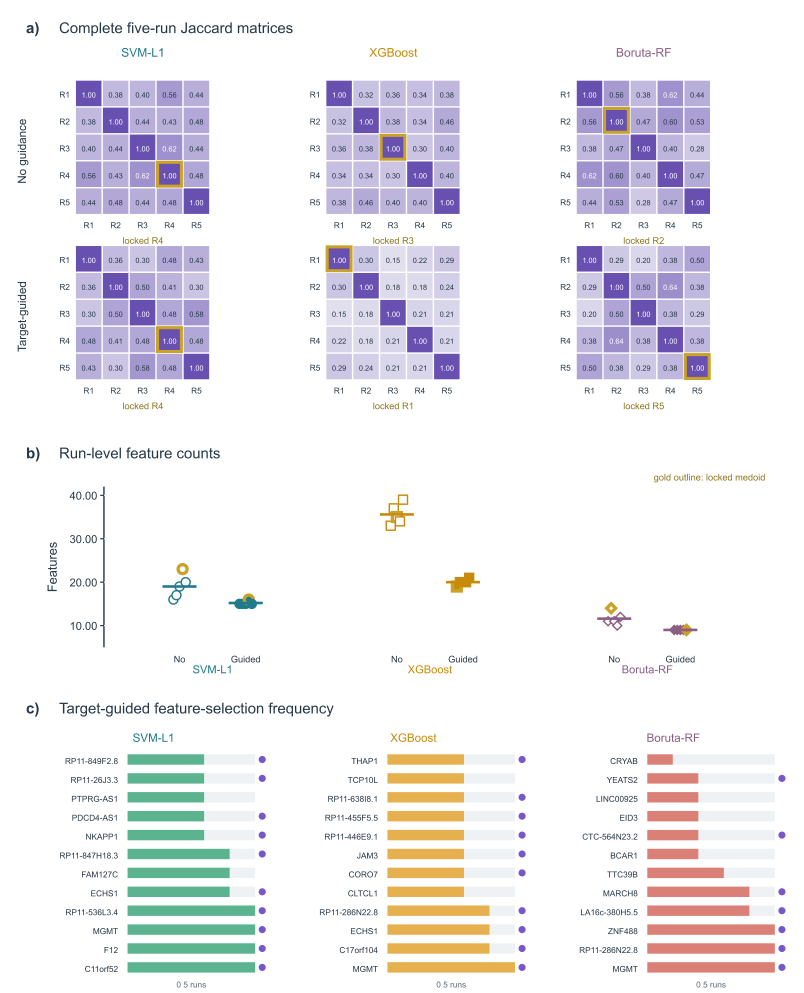
#> input picture manuscript/latex_v14_overleaf/figures/figure_s8.png, 4016 x 4961 px (shown at 1/5 size)
$ python prepare_170mm_figure_assets.py
#> lines starting #> are read from the running program, lines starting #| are printed output that depends on the picture; after the words box and inside, x2 and y2 are one past the last pixel; in counts of white or black regions, pixels touching at a corner belong together
from __future__ import annotations

import hashlib
import json
from pathlib import Path

from PIL import Image, ImageChops


HERE = Path(__file__).resolve().parent
V11 = HERE.parent
FIGURES = V11 / "figures"
OUT = V11 / "revision_outputs" / "V11_170MM_PRESENTATION_ASSET_HASHES.json"


def digest(path: Path) -> str:
    return hashlib.sha256(path.read_bytes()).hexdigest()


def tight_white_crop(image: Image.Image, padding: int = 24) -> Image.Image:
#> called with padding = 24
    rgb = image.convert("RGB")
    background = Image.new("RGB", rgb.size, "white")
#> background: PIL image 4016x2140 RGB; every value is 255
    difference = ImageChops.difference(rgb, background).convert("L")
    difference = difference.point(lambda value: 255 if value > 8 else 0)
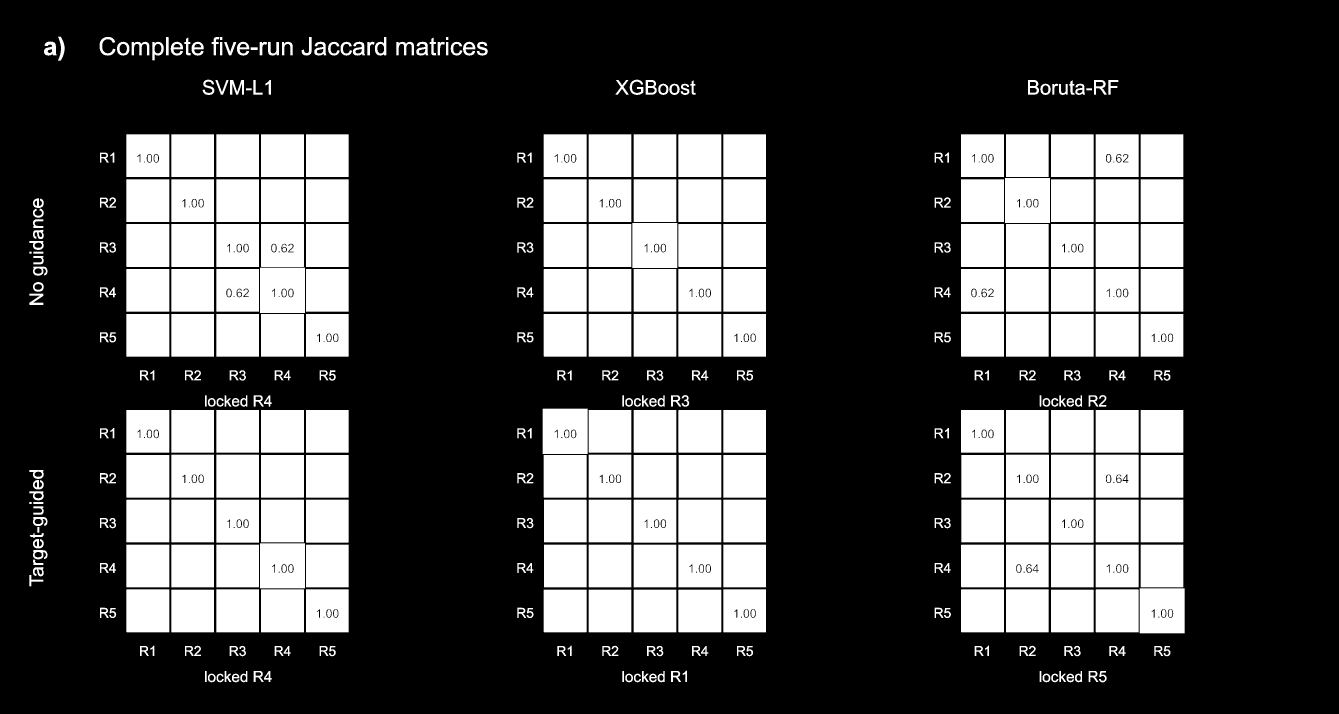
#> difference: PIL image 4016x2140 L (shown at 1/3 size); 29.9% white; 474 white regions, largest, box (x1, y1, x2, y2) and area: (1628, 1226, 1763, 1362) 17600, (780, 803, 915, 939) 17597, (780, 1630, 915, 1765) 17459
    box = difference.getbbox()
#> box = (88, 110, 3554, 2047)
    if box is None:
        raise ValueError("Cannot crop an all-white image")
    left, top, right, bottom = box
#> left = 88; top = 110; right = 3554; bottom = 2047
    return rgb.crop(
        (
            max(0, left - padding),
            max(0, top - padding),
            min(rgb.width, right + padding),
            min(rgb.height, bottom + padding),
        )
    )


def save(image: Image.Image, name: str) -> dict[str, object]:
    path = FIGURES / name
    image.save(path, format="PNG", dpi=(600, 600), optimize=True)
    return {"path": path.relative_to(V11).as_posix(), "sha256": digest(path), "pixels": list(image.size)}


def main() -> None:
    s8_source = FIGURES / "figure_s8.png"
    s19_source = FIGURES / "figure_s19.png"

    s8 = Image.open(s8_source).convert("RGB")
    s8_split = 2140
    if not (0 < s8_split < s8.height):
        raise ValueError("Invalid S8 split")
    s8_a = tight_white_crop(s8.crop((0, 0, s8.width, s8_split)))
    s8_bc = tight_white_crop(s8.crop((0, s8_split, s8.width, s8.height)))
#> in tight_white_crop (call 2), `background = Image.new("RGB", rgb.size, "white")`: background: PIL image 4016x2821 RGB; every value is 255
#> in tight_white_crop (call 2), `difference = difference.point(lambda value: 255 if value > 8 else 0)`: difference: PIL image 4016x2821 L; 12.8% white; 560 white regions, largest, box (x1, y1, x2, y2) and area: (637, 2387, 1276, 2440) 33867, (637, 2576, 1276, 2629) 33867, (3236, 2576, 3875, 2629) 33867
    s19 = Image.open(s19_source).convert("RGB")
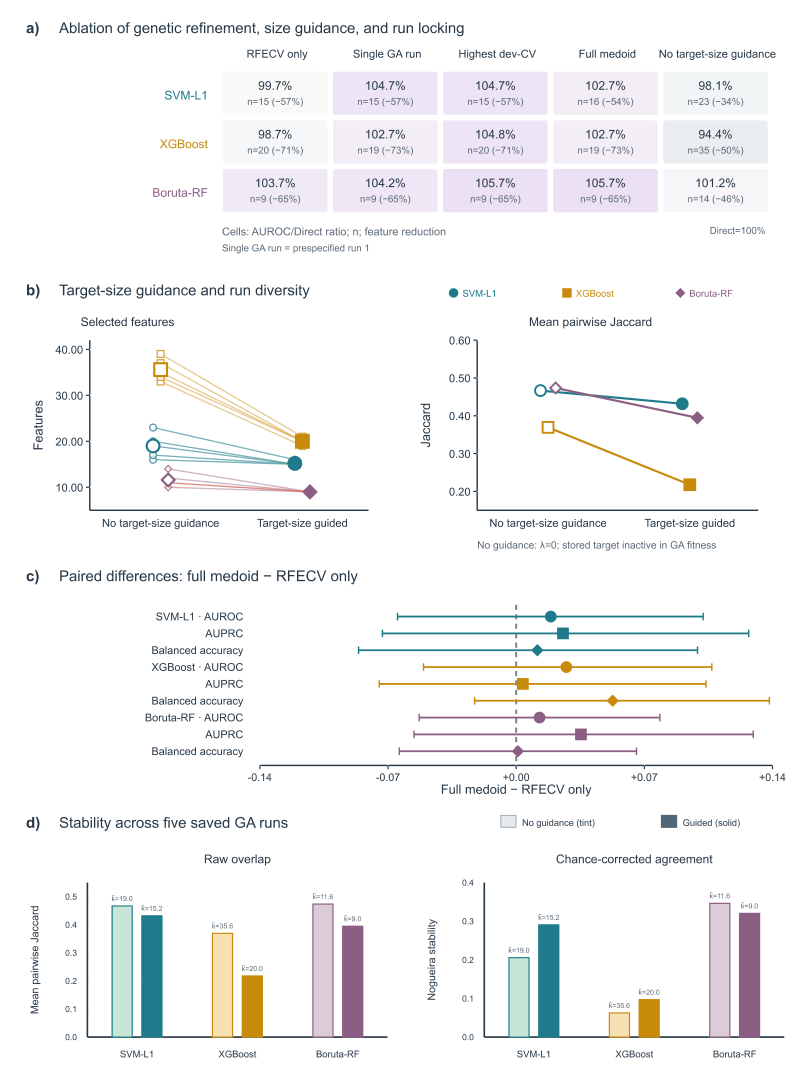
#> input picture manuscript/latex_v14_overleaf/figures/figure_s19.png, 4016 x 5398 px (shown at 1/5 size)
    # Split only in the blank band between panels b and c.  The former 2530-px
    # boundary cut panel b above its condition labels and carried those labels
    # onto the continued page.
    split = 2800
    if not (0 < split < s19.height):
        raise ValueError("Invalid S19 split")
    s19_ab = tight_white_crop(s19.crop((0, 0, s19.width, split)))
#> call 3 of tight_white_crop, with padding = 24
#> in tight_white_crop (call 3), `background = Image.new("RGB", rgb.size, "white")`: background: PIL image 4016x2800 RGB; every value is 255
#> in tight_white_crop (call 3), `difference = difference.point(lambda value: 255 if value > 8 else 0)`:
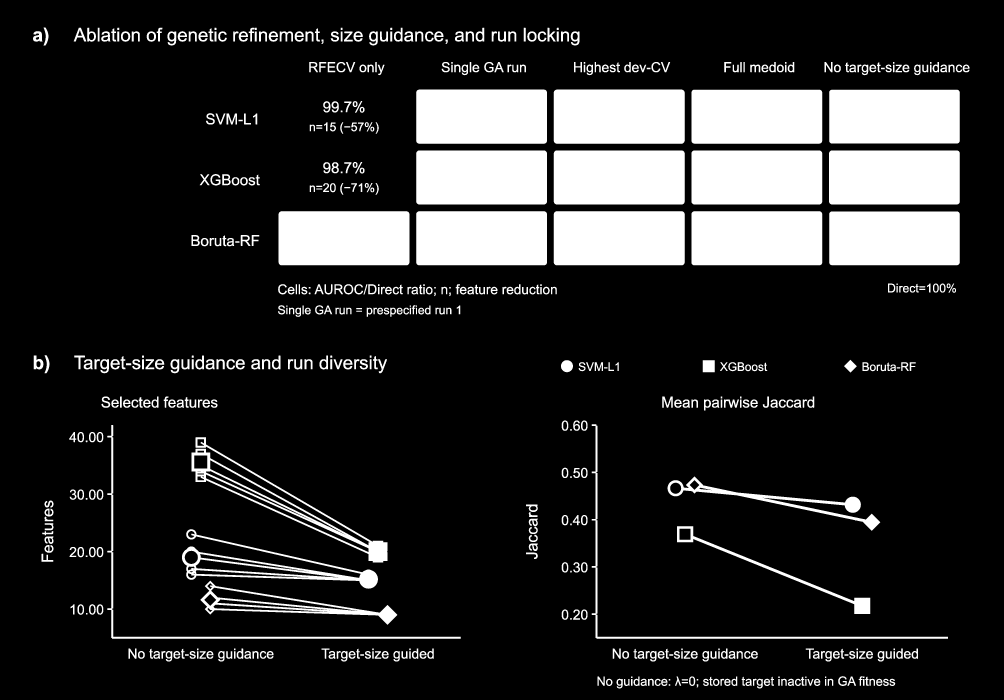
#> difference: PIL image 4016x2800 L (shown at 1/4 size); 16.7% white; 602 white regions, largest, box (x1, y1, x2, y2) and area: (2215, 358, 2739, 575) 113543, (1665, 358, 2188, 575) 113351, (2215, 845, 2739, 1061) 113050
#> in tight_white_crop (call 3), `box = difference.getbbox()`: box = (132, 110, 3878, 2754)
#> in tight_white_crop (call 3), `left, top, right, bottom = box`: left = 132; top = 110; right = 3878; bottom = 2754
    s19_cd = tight_white_crop(s19.crop((0, split, s19.width, s19.height)))
#> call 4 of tight_white_crop, with padding = 24
#> in tight_white_crop (call 4), `background = Image.new("RGB", rgb.size, "white")`: background: PIL image 4016x2598 RGB; every value is 255
#> in tight_white_crop (call 4), `difference = difference.point(lambda value: 255 if value > 8 else 0)`:
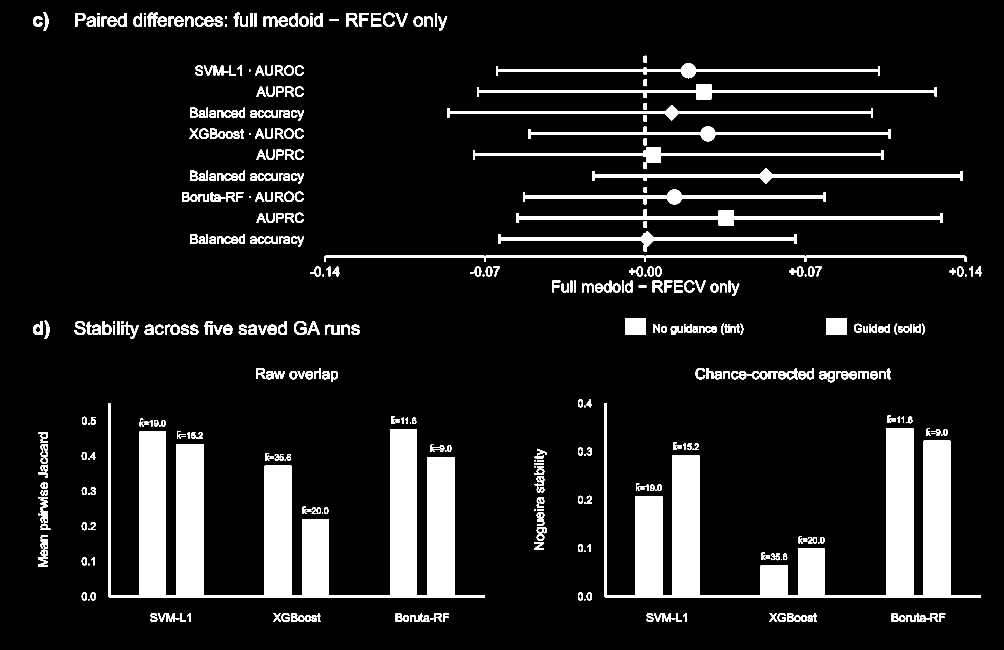
#> difference: PIL image 4016x2598 L (shown at 1/4 size); 10.1% white; 524 white regions (3 under 20 px), largest, box (x1, y1, x2, y2) and area: (432, 1612, 1938, 2390) 373469, (2417, 1612, 3922, 2390) 294226, (1908, 337, 3747, 397) 22055
#> in tight_white_crop (call 4), `box = difference.getbbox()`: box = (132, 50, 3928, 2488)
#> in tight_white_crop (call 4), `left, top, right, bottom = box`: top = 50; right = 3928; bottom = 2488
#> in tight_white_crop (call 4), `return rgb.crop( ( max(0, left - padding), max(0, top - padding), min(..`:
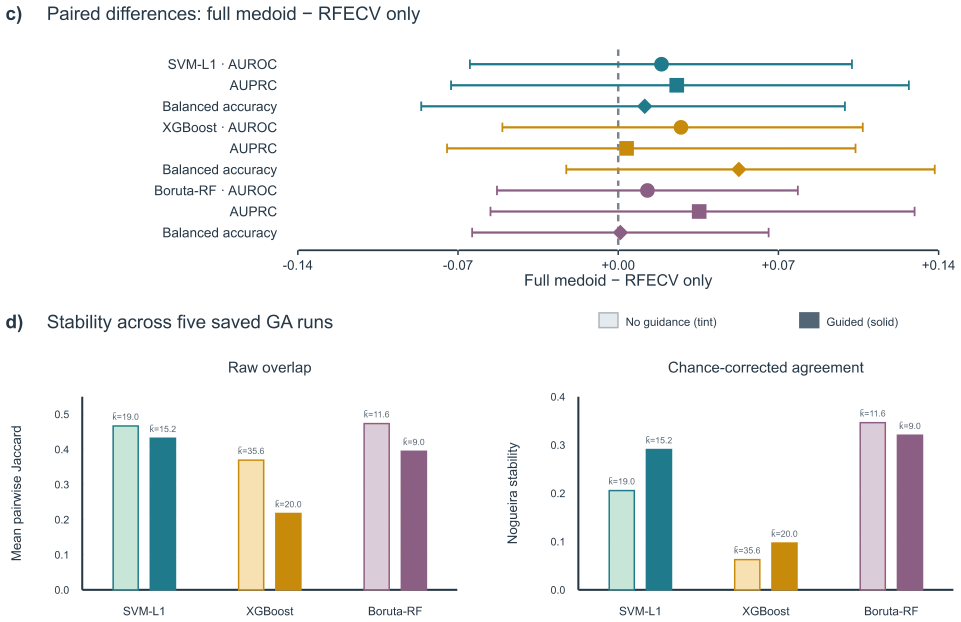
#> returned value: PIL image 3844x2486 RGB (shown at 1/4 size); mean R, G, B 241.6, 242.3, 241.9

    manifest = {
        "operation": "deterministic white-margin crop and page split only",
        "scientific_values_changed": False,
        "source": {
            "figure_s8.png": digest(s8_source),
            "figure_s19.png": digest(s19_source),
        },
        "outputs": {
            "figure_s8_a.png": save(s8_a, "figure_s8_a.png"),
            "figure_s8_bc.png": save(s8_bc, "figure_s8_bc.png"),
            "figure_s19_ab.png": save(s19_ab, "figure_s19_ab.png"),
            "figure_s19_cd.png": save(s19_cd, "figure_s19_cd.png"),
        },
    }
    OUT.write_text(json.dumps(manifest, indent=2) + "\n", encoding="utf-8")
    print(json.dumps(manifest["outputs"], sort_keys=True))
#> (printed output is left out)


if __name__ == "__main__":
    main()
